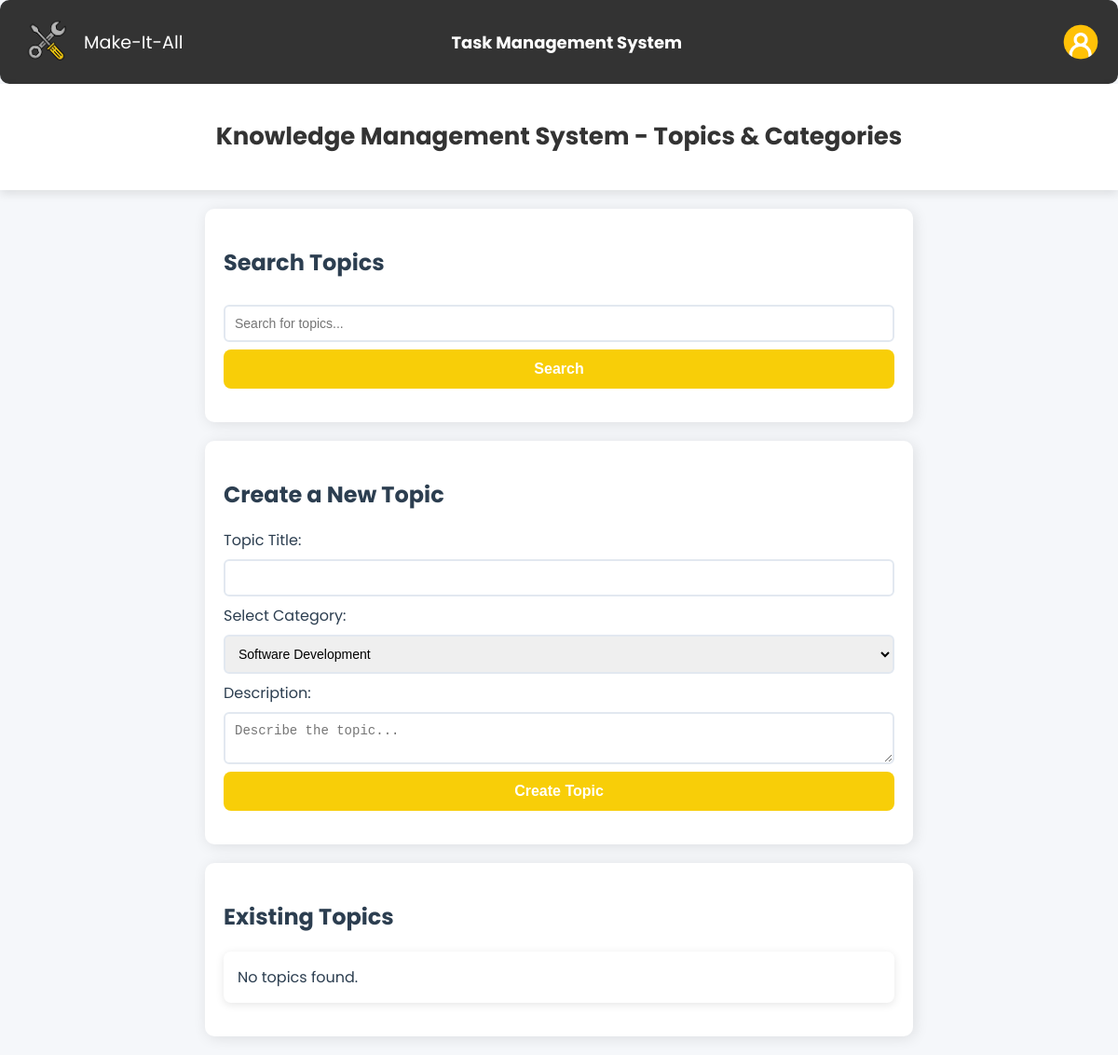
/topics.php (signed in), run on an earlier commit of the app's database.
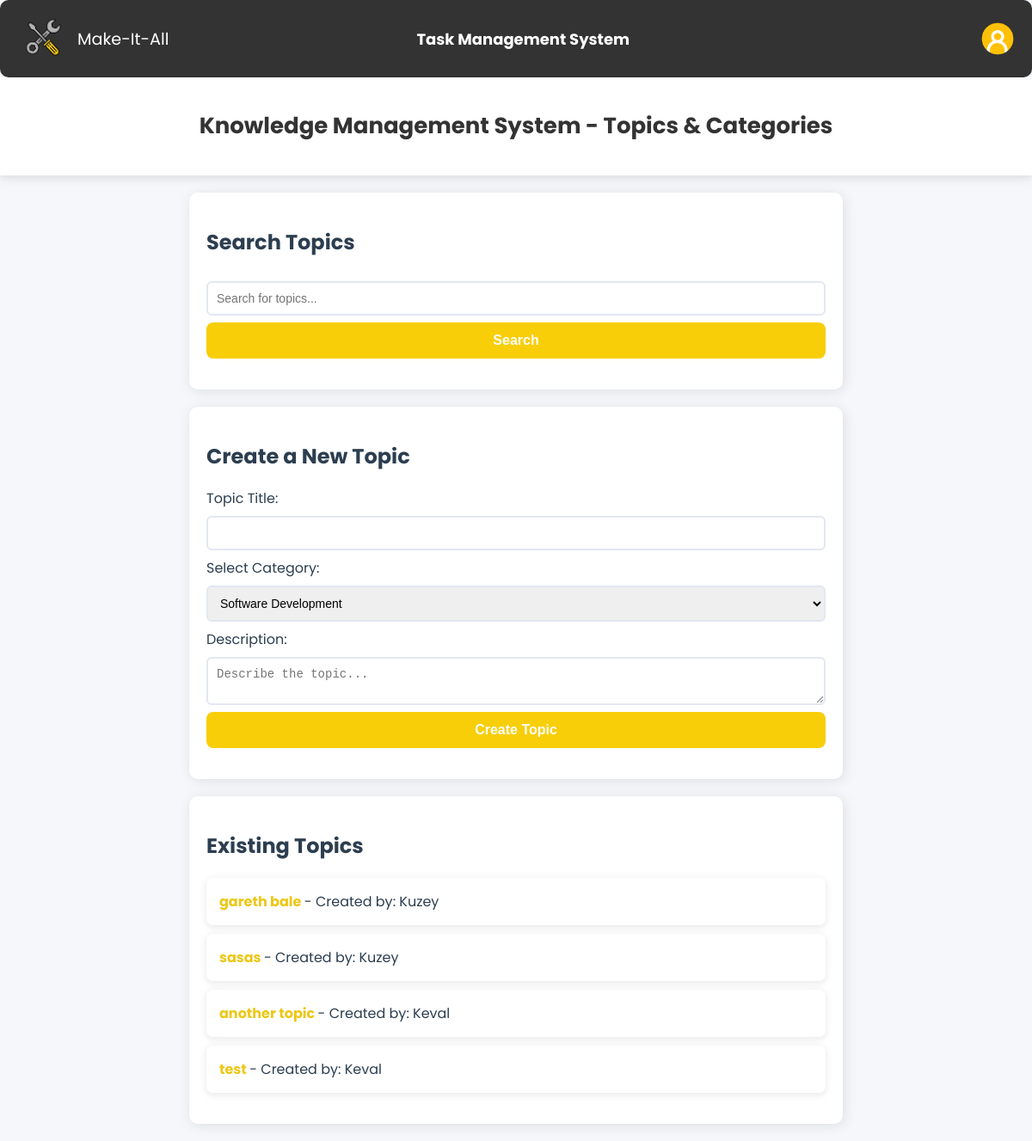
And on a later commit of the database.
### tables this page shows
CREATE TABLE `topics` (
  `id` int(11) NOT NULL,
  `title` varchar(255) NOT NULL,
  `category` varchar(100) NOT NULL,
  `description` text NOT NULL,
  `created_at` timestamp NOT NULL DEFAULT current_timestamp(),
  `user_id` int(11) DEFAULT NULL
);

CREATE TABLE `users` (
  `id` int(11) NOT NULL,
  `name` varchar(255) NOT NULL,
  `email` varchar(255) NOT NULL,
  `password` varchar(255) NOT NULL,
  `role` enum('manager','employee') NOT NULL
);

### topics.php (the view, shortened to what this page needs)
<?php
require 'db_config.php';
$searchQuery = isset($_GET['search']) ? $_GET['search'] : '';
$query = "SELECT t.*, u.name as username
          FROM topics t
          LEFT JOIN users u ON t.user_id = u.id";
$query .= " ORDER BY t.created_at DESC";
$result = $conn->query($query);
$topics = $result->fetch_all(MYSQLI_ASSOC);
?>
<?php include("navbar1.php"); ?>
<!DOCTYPE html>
<html lang="en">
<head>
    <link rel="stylesheet" href="topics_style.css">
</head>
<body>
    <header>
        <h1>Knowledge Management System - Topics & Categories</h1>
    </header>
    <section>
        <h2>Search Topics</h2>
        <form action="topics.php" method="GET">
            <input type="text" id="search" name="search" placeholder="Search for topics..." value="<?php echo htmlspecialchars($searchQuery); ?>">
            <button type="submit">Search</button>
        </form>
    </section>
    <section>
        <h2>Create a New Topic</h2>
        <form action="topics_functions.php" method="post">
            <label for="title">Topic Title:</label>
            <input type="text" id="title" name="title" required>
            <label for="category">Select Category:</label>
            <select id="category" name="category">
                <option value="Software Development">Software Development</option>
            </select>
            <label for="description">Description:</label>
            <textarea id="description" name="description" placeholder="Describe the topic..." required></textarea>
            <button type="submit" name="create_topic">Create Topic</button>
        </form>
    </section>
    <section>
        <h2>Existing Topics</h2>
        <ul id="topicsList">
            <?php if (empty($topics)): ?>
                <li>No topics found.</li>
            <?php else: ?>
                <?php foreach ($topics as $topic): ?>
                    <li>
                        <a href="topic.php?topic_id=<?php echo $topic['id']; ?>">
                            <strong><?php echo htmlspecialchars($topic['title']); ?></strong>
                        </a>
                        <?php if (isset($topic['username'])): ?>
                            - Created by: <?php echo htmlspecialchars($topic['username']); ?>
                        <?php endif; ?>
                    </li>
                <?php endforeach; ?>
            <?php endif; ?>
        </ul>
    </section>
</body>
</html>

What changed in the data, as far as the page shows it:
added topics: title "gareth bale", user.name "Kuzey"
added topics: title "sasas", user.name "Kuzey"
added topics: title "another topic", user.name "Keval"
added topics: title "test", user.name "Keval"
Also different on the page:
text no longer shown: "No topics found."
